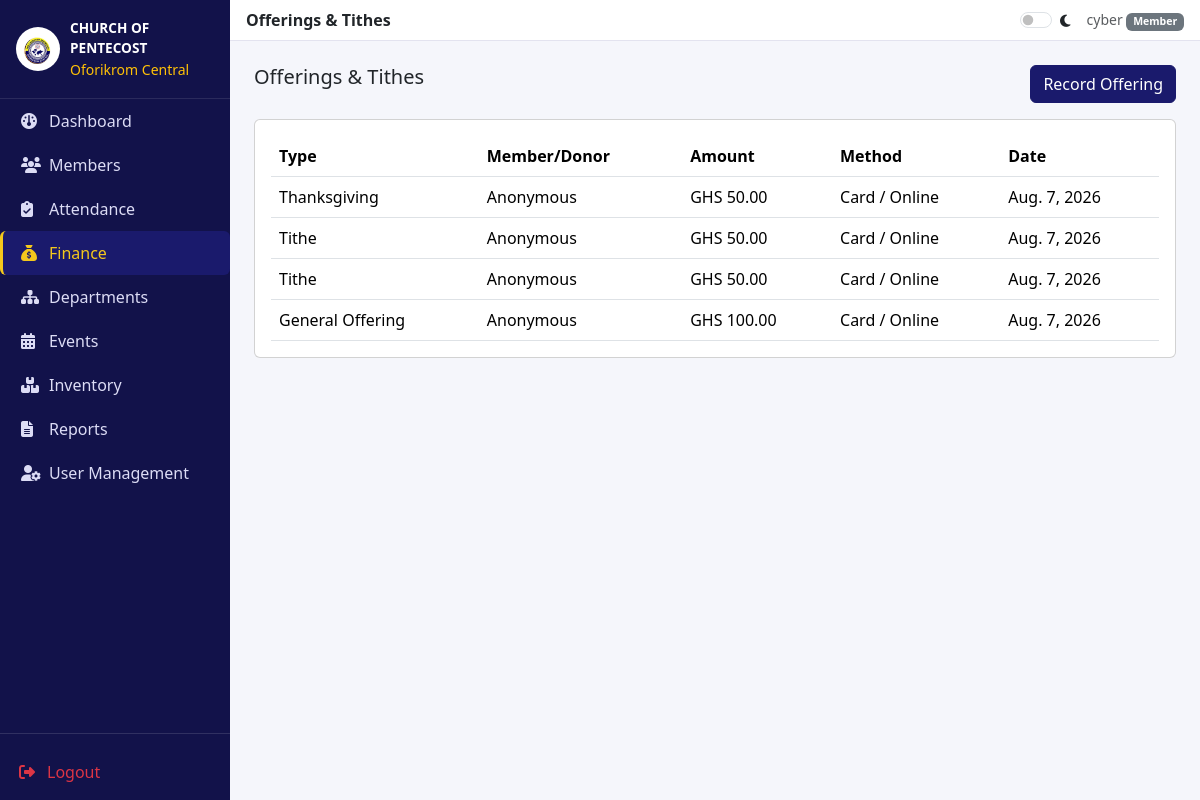
Page /finance/offerings/ (signed in) on the committed database.
### backend/accounts/models.py (models this page shows, shortened)
class User(AbstractUser):
    class Role(models.TextChoices):
        ADMIN = "ADMIN", "Administrator"
        PASTOR = "PASTOR", "Pastor"
        SECRETARY = "SECRETARY", "Secretary"
        FINANCE_OFFICER = "FINANCE_OFFICER", "Finance Officer"
        MEMBER = "MEMBER", "Member"
    role = models.CharField(max_length=20, choices=Role.choices, default=Role.MEMBER)
    branch = models.ForeignKey(Branch, on_delete=models.SET_NULL, null=True, blank=True, related_name="users")
    phone_number = models.CharField(max_length=20, blank=True)
    profile_photo = models.ImageField(upload_to="profile_photos/", blank=True, null=True)
    dark_mode_enabled = models.BooleanField(default=False)
    def is_admin(self):
        return self.role == self.Role.ADMIN or self.is_superuser

### backend/finance/models.py (models this page shows, shortened)
class Offering(models.Model):
    class OfferingType(models.TextChoices):
        TITHE = "TITHE", "Tithe"
        OFFERING = "OFFERING", "General Offering"
        THANKSGIVING = "THANKSGIVING", "Thanksgiving"
        BUILDING_FUND = "BUILDING_FUND", "Building Fund"
        SEED = "SEED", "Seed / Special Offering"
        DONATION = "DONATION", "Online Donation"
    class PaymentMethod(models.TextChoices):
        CASH = "CASH", "Cash"
        MOBILE_MONEY = "MOBILE_MONEY", "Mobile Money"
        CARD = "CARD", "Card / Online"
        BANK = "BANK", "Bank Transfer"
    branch = models.ForeignKey(Branch, on_delete=models.CASCADE, related_name="offerings")
    member = models.ForeignKey(Member, on_delete=models.SET_NULL, null=True, blank=True, related_name="offerings")
    donor_name = models.CharField(max_length=150, blank=True, help_text="Used for public/anonymous online donations.")
    offering_type = models.CharField(max_length=20, choices=OfferingType.choices, default=OfferingType.OFFERING)
    amount = models.DecimalField(max_digits=12, decimal_places=2)
    payment_method = models.CharField(max_length=20, choices=PaymentMethod.choices, default=PaymentMethod.CASH)
    reference = models.CharField(max_length=100, blank=True, help_text="Payment gateway reference, if any.")
    date = models.DateField()
    recorded_by = models.ForeignKey(User, on_delete=models.SET_NULL, null=True, related_name="offerings_recorded")
    created_at = models.DateTimeField(auto_now_add=True)
    class Meta:
        ordering = ["-date"]

### backend/finance/views.py (the view)
# urls.py: path('offerings/', views.offering_list, name='offerings'),
@finance_required
def offering_list(request):
    offerings = Offering.objects.order_by("-date")
    return render(request, "finance/offering_list.html", {"offerings": offerings})

### templates/finance/offering_list.html
{% extends "base/dashboard_base.html" %}
{% block page_title %}Offerings & Tithes{% endblock %}
{% block content %}
<div class="d-flex justify-content-between mb-3">
  <h5>Offerings & Tithes</h5>
  <a href="{% url 'finance:offering_create' %}" class="btn btn-navy">Record Offering</a>
</div>
<div class="card p-3">
  <table class="table table-hover mb-0">
    <thead><tr><th>Type</th><th>Member/Donor</th><th>Amount</th><th>Method</th><th>Date</th></tr></thead>
    <tbody>
      {% for o in offerings %}
      <tr><td>{{ o.get_offering_type_display }}</td><td>{{ o.member.full_name|default:o.donor_name }}</td>
      <td>GHS {{ o.amount }}</td><td>{{ o.get_payment_method_display }}</td><td>{{ o.date }}</td></tr>
      {% empty %}<tr><td colspan="5" class="text-center text-muted">No records yet.</td></tr>{% endfor %}
    </tbody>
  </table>
</div>
{% endblock %}

### templates/base/dashboard_base.html (shortened to what this page needs)
{% load static %}
<!DOCTYPE html>
<html lang="en">
<head>
  <link href="{% static 'vendor/bootstrap/css/bootstrap.min.css' %}" rel="stylesheet">
  <link rel="stylesheet" href="{% static 'vendor/fontawesome/all.min.css' %}">
  <link href="{% static 'css/style.css' %}" rel="stylesheet">
  <link rel="stylesheet" href="https://cdnjs.cloudflare.com/ajax/libs/font-awesome/6.4.0/css/all.min.css">
</head>
<body>
  <div class="d-flex">
    <div class="sidebar d-none d-md-flex flex-column flex-shrink-0">
      <div class="brand d-flex align-items-center">
        <img src="{% static 'images/church_logo.jpg' %}" class="church-logo" alt="Logo">
        <div>
          <div class="fw-bold" style="font-size:.85rem;">CHURCH OF PENTECOST</div>
          <div class="small text-warning">Oforikrom Central</div>
        </div>
      </div>
      <ul class="nav nav-pills flex-column mb-auto">
        <li class="nav-item"><a
            class="nav-link {% if request.resolver_match.namespace == 'dashboard' %}active{% endif %}"
            href="{% url 'dashboard:home' %}"><i class="fa-solid fa-gauge me-2"></i>Dashboard</a></li>
        <li class="nav-item"><a class="nav-link {% if request.resolver_match.namespace == 'members' %}active{% endif %}"
            href="{% url 'members:list' %}"><i class="fa-solid fa-users me-2"></i>Members</a></li>
        <li class="nav-item"><a
            class="nav-link {% if request.resolver_match.namespace == 'attendance' %}active{% endif %}"
            href="{% url 'attendance:list' %}"><i class="fa-solid fa-clipboard-check me-2"></i>Attendance</a></li>
        <li class="nav-item"><a class="nav-link {% if request.resolver_match.namespace == 'finance' %}active{% endif %}"
            href="{% url 'finance:dashboard' %}"><i class="fa-solid fa-sack-dollar me-2"></i>Finance</a></li>
        <li class="nav-item"><a
            class="nav-link {% if request.resolver_match.namespace == 'departments' %}active{% endif %}"
            href="{% url 'departments:list' %}"><i class="fa-solid fa-sitemap me-2"></i>Departments</a></li>
        <li class="nav-item"><a class="nav-link {% if request.resolver_match.namespace == 'events' %}active{% endif %}"
            href="{% url 'events:list' %}"><i class="fa-solid fa-calendar-days me-2"></i>Events</a></li>
        <li class="nav-item"><a
            class="nav-link {% if request.resolver_match.namespace == 'inventory' %}active{% endif %}"
            href="{% url 'inventory:list' %}"><i class="fa-solid fa-boxes-stacked me-2"></i>Inventory</a></li>
        <li class="nav-item"><a class="nav-link {% if request.resolver_match.namespace == 'reports' %}active{% endif %}"
            href="{% url 'reports:center' %}"><i class="fa-solid fa-file-lines me-2"></i>Reports</a></li>
        {% if user.is_admin %}
        <li class="nav-item"><a
            class="nav-link {% if request.resolver_match.url_name == 'manage_users' %}active{% endif %}"
            href="{% url 'accounts:manage_users' %}"><i class="fa-solid fa-user-gear me-2"></i>User Management</a></li>
        {% endif %}
      </ul>
      <hr class="text-white-50">
      <a href="{% url 'accounts:logout' %}" class="nav-link text-danger px-3 pb-3"><i
          class="fa-solid fa-right-from-bracket me-2"></i>Logout</a>
    </div>
    <div class="flex-grow-1">
      <nav class="topbar navbar navbar-expand px-3 py-2">
        <span class="fw-semibold">{% block page_title %}Dashboard{% endblock %}</span>
        <div class="ms-auto d-flex align-items-center gap-3">
          <div class="form-check form-switch mb-0">
            <input class="form-check-input" type="checkbox" id="darkModeToggle">
            <label class="form-check-label small" for="darkModeToggle"><i class="fa-solid fa-moon"></i></label>
          </div>
          <span class="small text-muted">{{ user.get_full_name|default:user.username }} <span
              class="badge bg-secondary">{{ user.get_role_display }}</span></span>
        </div>
      </nav>
      <div class="container-fluid p-4">
        {% block content %}{% endblock %}
      </div>
    </div>
  </div>
</body>
</html>

### static/css/style.css (style rules this page uses)
:root { --cop-navy:#1a1a6c; --cop-navy-dark:#12124a; --cop-gold:#f4c81c; --cop-gold-dark:#d9ad00; --cop-light-bg:#f5f6fb; }
body { background-color: var(--cop-light-bg); font-family:"Segoe UI", Roboto, Arial, sans-serif; }
.church-logo { height:44px; width:44px; border-radius:50%; object-fit:cover; margin-right:10px; }
.btn-navy { background:var(--cop-navy); border-color:var(--cop-navy); color:#fff; }
.sidebar { min-height:100vh; background:var(--cop-navy-dark); color:#fff; width:230px; }
.sidebar .brand { padding:18px 16px; border-bottom:1px solid rgba(255,255,255,.1); }
.sidebar .nav-link { color:#dcdcf5; padding:10px 18px; border-left:3px solid transparent; }
.sidebar .nav-link:hover, .sidebar .nav-link.active { background:var(--cop-navy); color:var(--cop-gold); border-left:3px solid var(--cop-gold); }
.sidebar .nav-link i { width:20px; }
.topbar { background:#fff; border-bottom:1px solid #e3e3ef; }

### rows in the picture
User: get_full_name "cyber", role "Member"
Offering: offering_type "Thanksgiving", member.full_name "Anonymous", amount "50.00", payment_method "Card / Online", date "Aug. 7, 2026"
Offering: offering_type "Tithe", member.full_name "Anonymous", amount "50.00", payment_method "Card / Online", date "Aug. 7, 2026"
Offering: offering_type "Tithe", member.full_name "Anonymous", amount "50.00", payment_method "Card / Online", date "Aug. 7, 2026"
Offering: offering_type "General Offering", member.full_name "Anonymous", amount "100.00", payment_method "Card / Online", date "Aug. 7, 2026"
